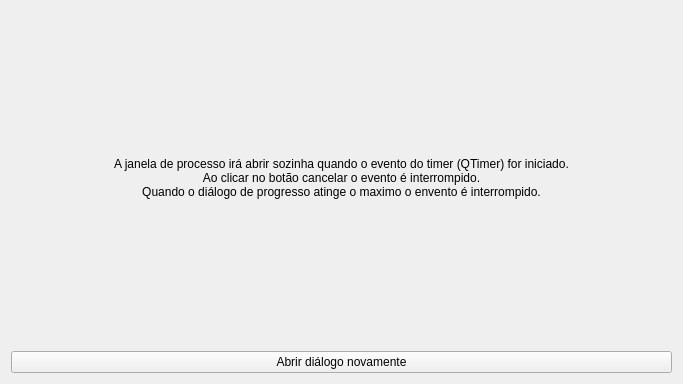
<?xml version="1.0" encoding="UTF-8"?>
<ui version="4.0">
 <class>MainWidget</class>
 <widget class="QWidget" name="MainWidget">
  <property name="geometry">
   <rect>
    <x>0</x>
    <y>0</y>
    <width>683</width>
    <height>384</height>
   </rect>
  </property>
  <property name="minimumSize">
   <size>
    <width>683</width>
    <height>384</height>
   </size>
  </property>
  <property name="maximumSize">
   <size>
    <width>683</width>
    <height>384</height>
   </size>
  </property>
  <property name="windowTitle">
   <string>PySide2 QProgressDialog().</string>
  </property>
  <property name="windowIcon">
   <iconset>
    <normaloff>../../../../images/icons/icon.png</normaloff>../../../../images/icons/icon.png</iconset>
  </property>
  <layout class="QVBoxLayout" name="verticalLayout">
   <item>
    <widget class="QLabel" name="label">
     <property name="autoFillBackground">
      <bool>true</bool>
     </property>
     <property name="text">
      <string>A janela de processo irá abrir sozinha quando o evento do timer (QTimer) for iniciado.
Ao clicar no botão cancelar o evento é interrompido.
Quando o diálogo de progresso atinge o maximo o envento é interrompido.</string>
     </property>
     <property name="alignment">
      <set>Qt::AlignCenter</set>
     </property>
    </widget>
   </item>
   <item>
    <widget class="QPushButton" name="button">
     <property name="text">
      <string>Abrir diálogo novamente</string>
     </property>
    </widget>
   </item>
  </layout>
 </widget>
 <resources/>
 <connections/>
</ui>
